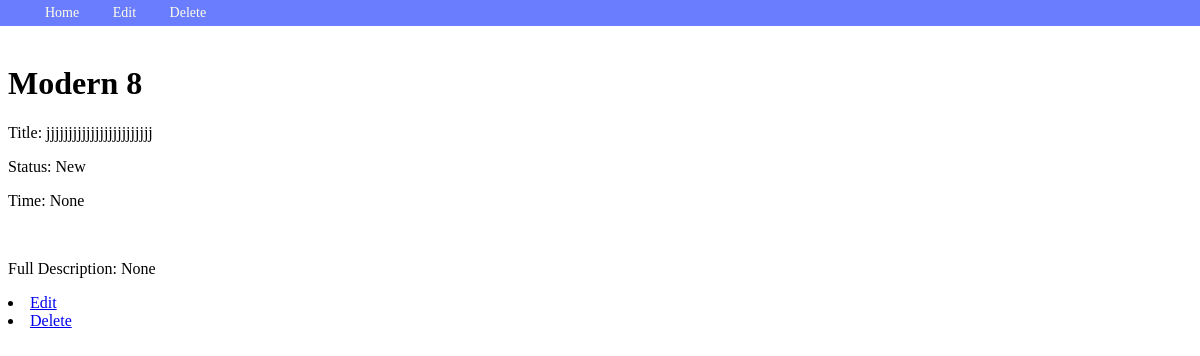
Screenshot of /modern/8/ with the database file from the repository.
### webapp/models.py (models this page shows, shortened)
class Modern(models.Model):
    title = models.TextField(max_length=3000, null=False, blank=False)
    status = models.CharField(max_length=100, null=False, blank=False, default='New')
    time = models.DateField(null=True, blank=True)
    text_f = models.TextField(max_length=5000, null=True, blank=True)
    class Meta:
        db_table = 'modern'
        verbose_name = 'Задача'
        verbose_name_plural = 'Задачи'

### webapp/views.py (the view)
# urls.py: path('modern/<int:pk>/', modern_view, name='view'),
def modern_view(request, pk):
    try:
        modern = Modern.objects.get(pk=pk)
    except Modern.DoesNotExist:
        raise Http404
    return render(request, 'modern_view.html', context={'modern': modern})

### webapp/templates/modern_view.html (shortened to what this page needs)
{% extends 'base.html' %}
    {% block content %}
    <a href="{% url 'home' %}">view modern list</a>
    <br>
    <br>
    <h1>Modern {{ modern.id }}</h1>
    <p>Title: {{ modern.title }}</p>
    <p>Status: {{ modern.status }}</p>
    <p>Time: {{ modern.time }}</p>
    <br>
    <p>Full Description: {{ modern.text_f }}</p>
    {% block menu %}
    <li><a href="{% url 'modern_update' modern.pk %}">Edit</a></li>
    <li><a href="{% url 'modern_delete' modern.pk %}">Delete</a></li>
    {% endblock %}
    {% endblock %}

### webapp/static/css/nav.css (style rules this page uses)
body { ... margin-top: 40px; }
.menu li { display: inline-block; }
.menu a { display: inline-block; text-decoration: none; color: inherit; padding: 5px 15px; }

### rows the page displays
Modern: id "8", title "jjjjjjjjjjjjjjjjjjjjjjjj", status "New", time "None", text_f "None"
